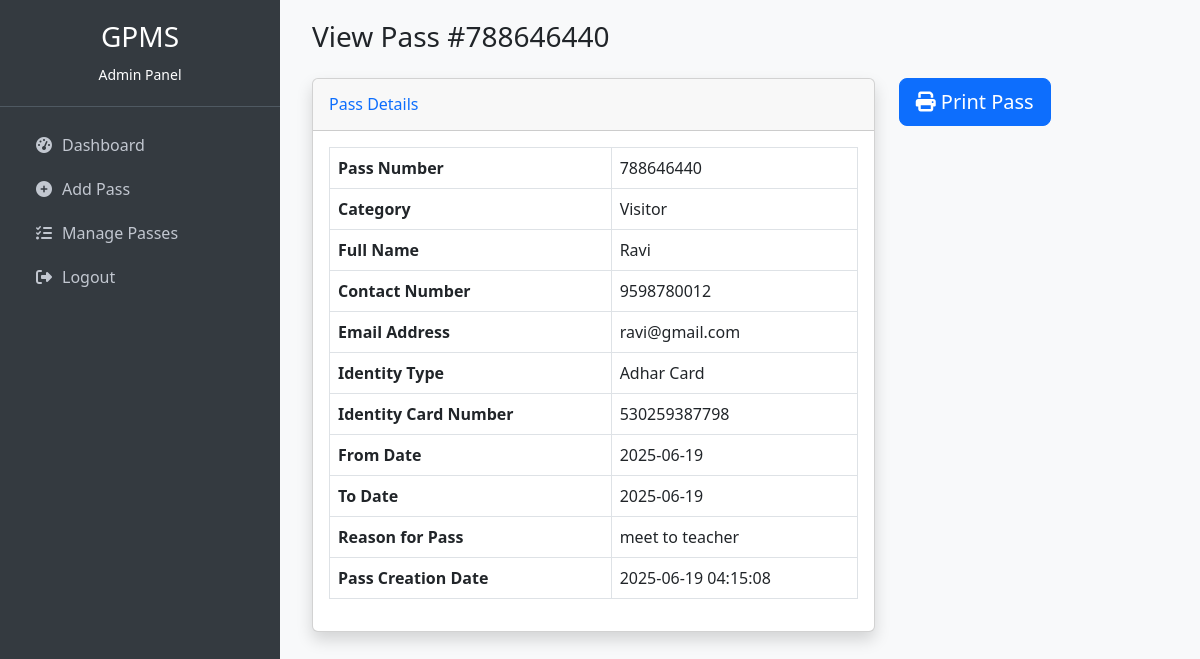
Screenshot of /view-pass-detail.php?id=2 (signed in) with the database file from the repository.
### tables this page shows
CREATE TABLE `passes` (
  `id` int(11) NOT NULL,
  `pass_number` varchar(255) DEFAULT NULL,
  `full_name` varchar(255) DEFAULT NULL,
  `contact_number` bigint(20) DEFAULT NULL,
  `email` varchar(255) DEFAULT NULL,
  `identity_type` varchar(200) DEFAULT NULL,
  `identity_card_no` varchar(255) DEFAULT NULL,
  `category` varchar(255) DEFAULT NULL,
  `from_date` date DEFAULT NULL,
  `to_date` date DEFAULT NULL,
  `reason` mediumtext,
  `pass_creation_date` timestamp NULL DEFAULT CURRENT_TIMESTAMP,
  `status` varchar(100) DEFAULT 'Pending'
);

### view-pass-detail.php (the view, shortened to what this page needs)
<?php
include('db.php');
if (strlen($_SESSION['admin_id'] == 0)) {
    header("location:logout.php");
} else {
?>
<?php include 'includes/header.php'; ?>
<?php include 'includes/sidebar.php'; ?>
<div class="container-fluid">
    <?php
    $pass_id = intval($_GET['id']);
    $ret = mysqli_query($conn, "select * from passes where id='$pass_id'");
    while ($row = mysqli_fetch_array($ret)) {
    ?>
    <h1 class="h3 mb-4 text-gray-800">View Pass #<?php echo $row['pass_number']; ?></h1>
    <div class="row">
        <div class="col-md-8">
            <div class="card shadow mb-4" id="printableArea">
                <div class="card-header py-3">
                    <h6 class="m-0 font-weight-bold text-primary">Pass Details</h6>
                </div>
                <div class="card-body">
                    <table class="table table-bordered">
                        <tr>
                            <th>Pass Number</th>
                            <td><?php echo $row['pass_number']; ?></td>
                        </tr>
                        <tr>
                            <th>Category</th>
                            <td><?php echo $row['category']; ?></td>
                        </tr>
                        <tr>
                            <th>Full Name</th>
                            <td><?php echo $row['full_name']; ?></td>
                        </tr>
                         <tr>
                            <th>Contact Number</th>
                            <td><?php echo $row['contact_number']; ?></td>
                        </tr>
                        <tr>
                            <th>Email Address</th>
                            <td><?php echo $row['email']; ?></td>
                        </tr>
                         <tr>
                            <th>Identity Type</th>
                            <td><?php echo $row['identity_type']; ?></td>
                        </tr>
                        <tr>
                            <th>Identity Card Number</th>
                            <td><?php echo $row['identity_card_no']; ?></td>
                        </tr>
                        <tr>
                            <th>From Date</th>
                            <td><?php echo $row['from_date']; ?></td>
                        </tr>
                        <tr>
                            <th>To Date</th>
                            <td><?php echo $row['to_date']; ?></td>
                        </tr>
                        <tr>
                            <th>Reason for Pass</th>
                            <td><?php echo $row['reason']; ?></td>
                        </tr>
                         <tr>
                            <th>Pass Creation Date</th>
                            <td><?php echo $row['pass_creation_date']; ?></td>
                        </tr>
                    </table>
                </div>
            </div>
        </div>
        <div class="col-md-4">
             <button class="btn btn-primary btn-lg" onclick="printPass()"><i class="fa fa-print"></i> Print Pass</button>
        </div>
    </div>
    <?php } ?>
</div>
<?php include 'includes/footer.php'; ?>
<?php } ?>

### includes/header.php (style rules this page uses)
body { display: flex; background-color: #f8f9fa; }

### rows the page displays
passes: pass_number "788646440", category "Visitor", full_name "Ravi", contact_number "9598780012", email "ravi@gmail.com", identity_type "Adhar Card", identity_card_no "530259387798", from_date "2025-06-19", to_date "2025-06-19", reason "meet to teacher", pass_creation_date "2025-06-19 04:15:08"
